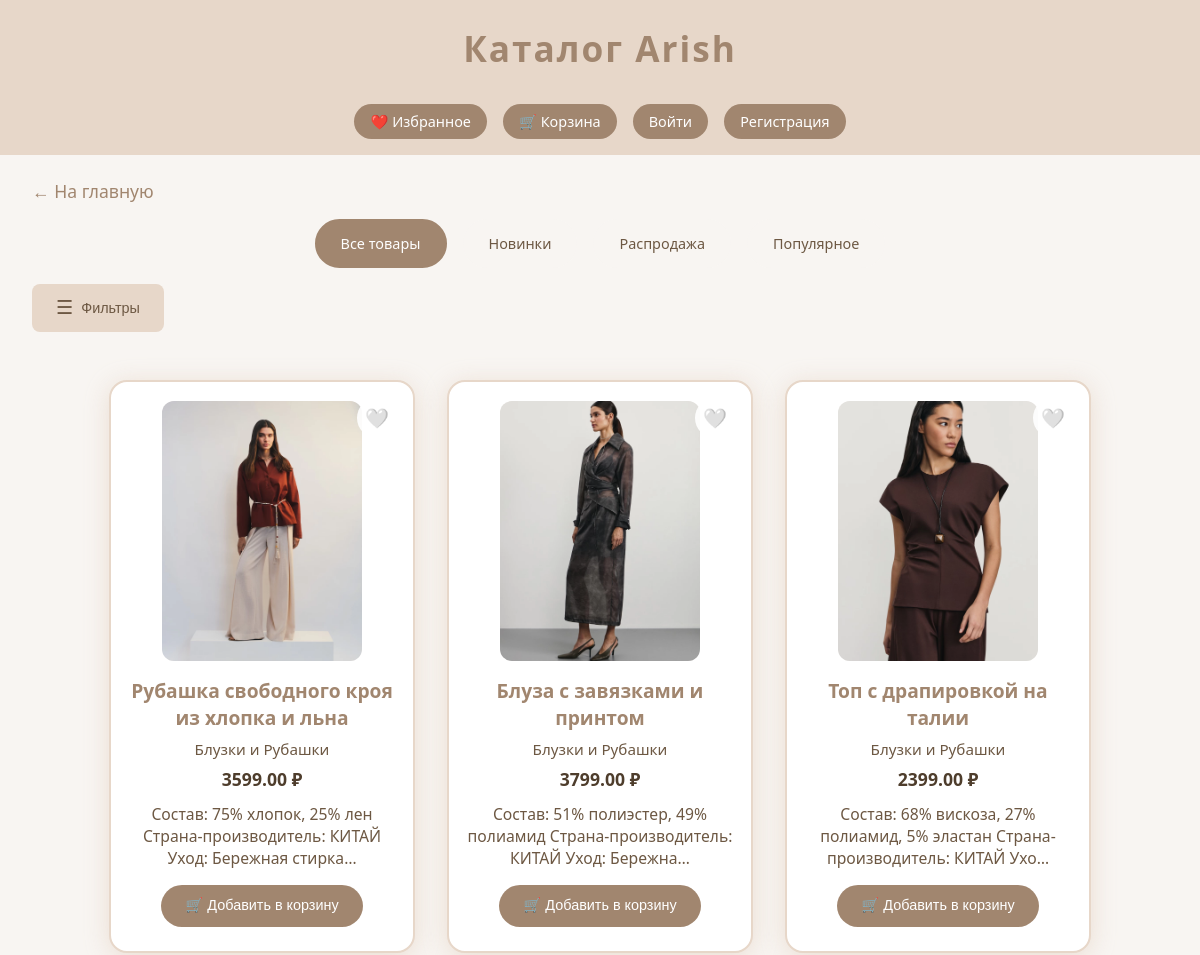
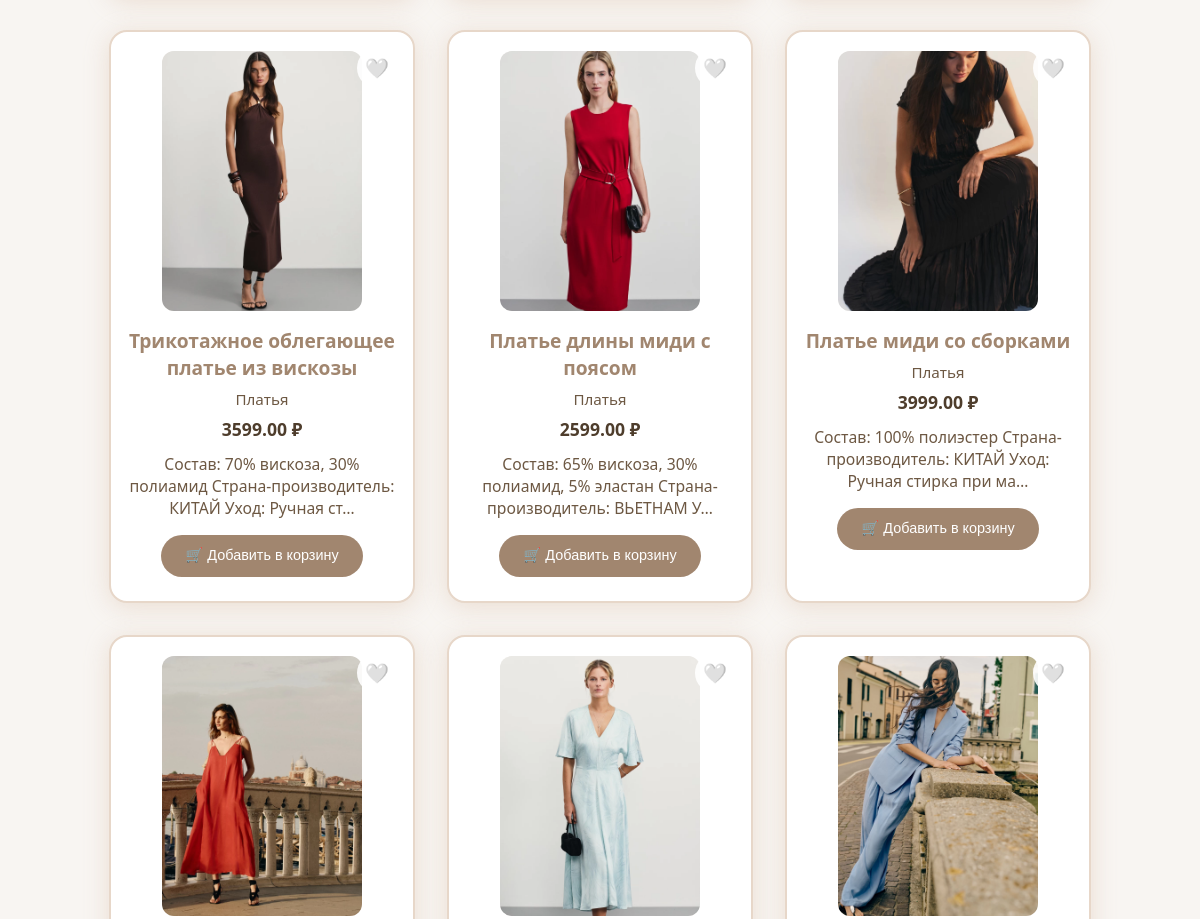
The page /shop/ (upper part) on the database as committed earlier (2 pictures, top to bottom).
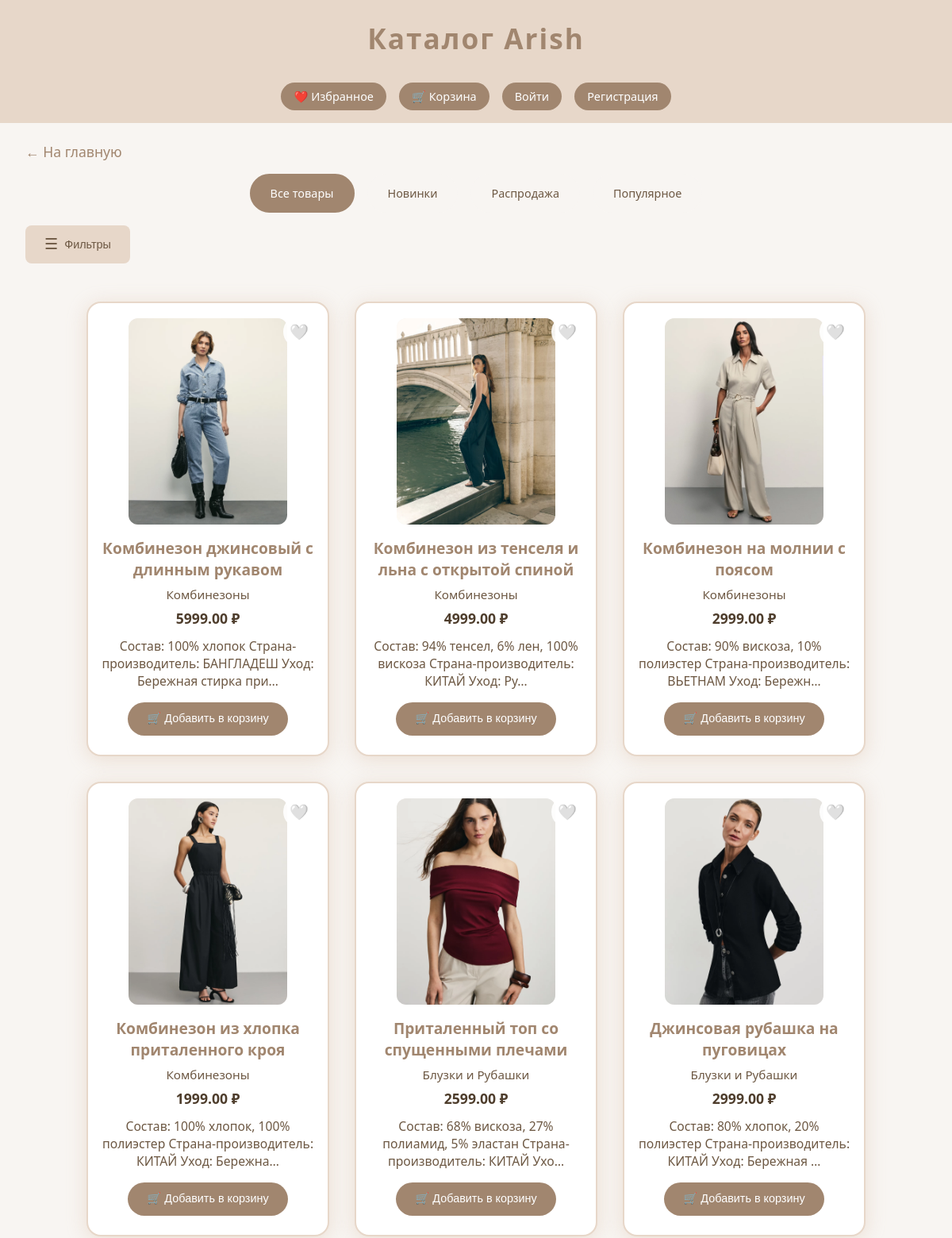
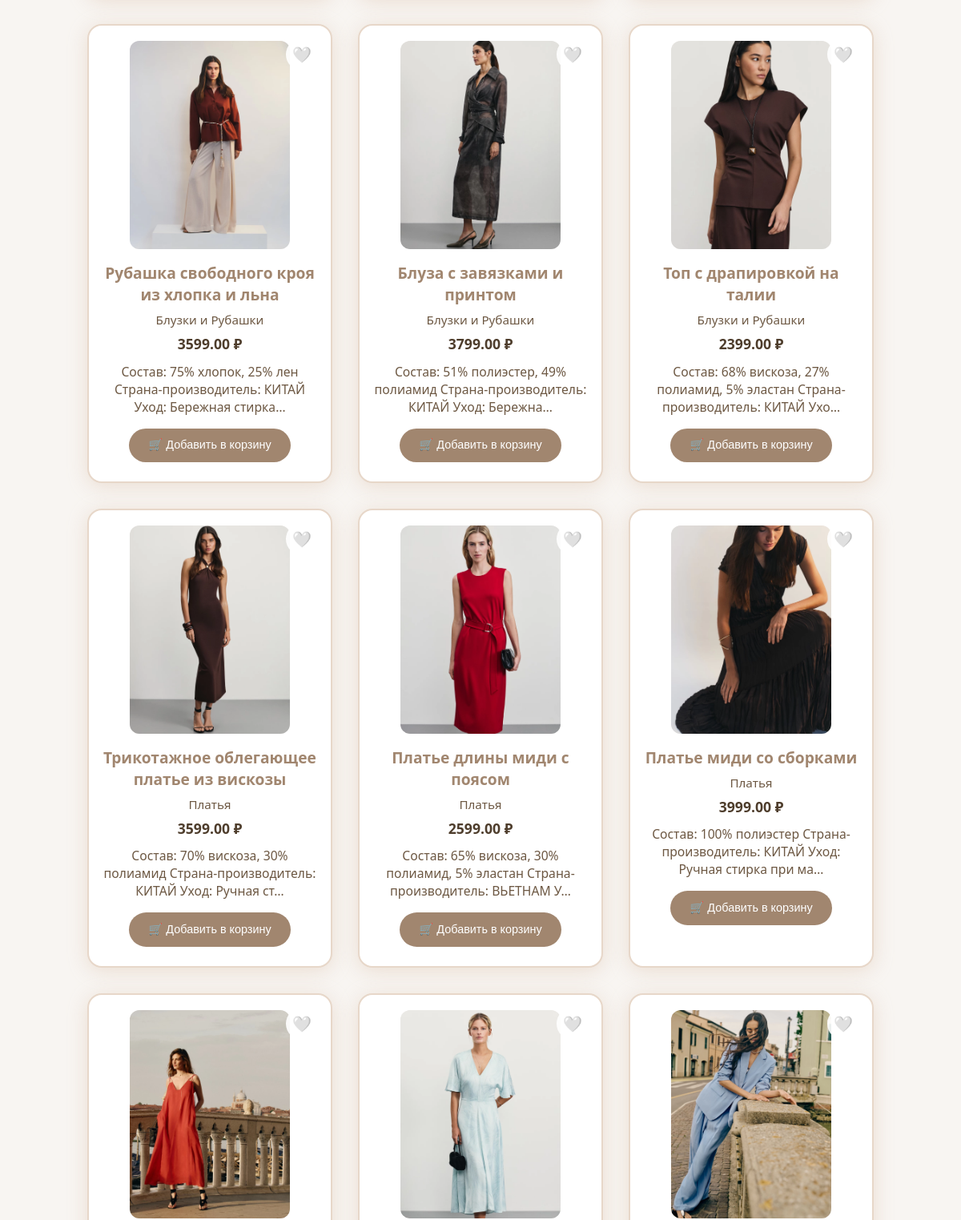
The same page on the database as committed later (2 pictures, top to bottom).
### shop/models.py (models this page shows, shortened)
class Product(models.Model):
    name = models.CharField('Название', max_length=120)
    description = models.TextField('Описание', blank=True)
    price = models.DecimalField('Цена', max_digits=8, decimal_places=2)
    old_price = models.DecimalField('Старая цена', max_digits=8, decimal_places=2, null=True, blank=True)
    image = models.ImageField('Изображение', upload_to='products/')
    category = models.CharField('Категория', max_length=60, blank=True)
    is_new = models.BooleanField('Новинка', default=False)
    is_popular = models.BooleanField('Популярное', default=False)
    is_sale = models.BooleanField('Распродажа', default=False)
    created_at = models.DateTimeField('Дата добавления', auto_now_add=True)

### shop/views.py (the view)
# urls.py: path('', views.product_list, name='product_list'),
def product_list(request):
    category = request.GET.get('category', '')
    search = request.GET.get('search', '')
    min_price = request.GET.get('min_price', '')
    max_price = request.GET.get('max_price', '')
    products = Product.objects.all()
    if category:
        products = products.filter(category__icontains=category)
    if search:
        products = products.filter(
            Q(name__icontains=search) |
            Q(description__icontains=search) |
            Q(category__icontains=search)
        )
    if min_price:
        try:
            products = products.filter(price__gte=float(min_price))
        except ValueError:
            pass
    if max_price:
        try:
            products = products.filter(price__lte=float(max_price))
        except ValueError:
            pass
    products = products.order_by('-created_at')
    categories = Product.objects.values_list('category', flat=True).distinct().exclude(category='')
    cart_items = []
    cart_total = 0
    if request.session.session_key:
        cart_items = CartItem.objects.filter(session_key=request.session.session_key)
        cart_total = sum(item.get_total_price() for item in cart_items)
    favorites = []
    if request.user.is_authenticated:
        favorites = Favorite.objects.filter(user=request.user).values_list('product_id', flat=True)
    elif request.session.session_key:
        favorites = Favorite.objects.filter(session_key=request.session.session_key).values_list('product_id', flat=True)
    context = {
        'products': products,
        'categories': categories,
        'cart_items': cart_items,
        'cart_total': cart_total,
        'cart_count': len(cart_items),
        'favorites': favorites,
        'favorites_count': len(favorites),
        'filters': {
            'category': category,
            'search': search,
            'min_price': min_price,
            'max_price': max_price,
        }
    }
    return render(request, 'shop/product_list.html', context)

### shop/templates/shop/product_list.html (shortened to what this page needs)
<!DOCTYPE html>
<html lang="ru">
<head>
</head>
<body>
    <div class="header">
        {% if section_title %}
            {{ section_title }} — Arish
        {% else %}
            Каталог Arish
        {% endif %}
    </div>
    <div class="header-controls">
        <a href="{% url 'favorites' %}" class="header-link">
            ❤️ Избранное
        </a>
        <a href="{% url 'cart' %}" class="header-link">
            🛒 Корзина
        </a>
        <a href="{% url 'login' %}" class="header-link">Войти</a>
        <a href="{% url 'register' %}" class="header-link">Регистрация</a>
    </div>
    <a href="/" class="back-link">← На главную</a>
    <div class="section-nav">
        <a href="{% url 'product_list' %}" class="section-nav-link {% if not section_title %}active{% endif %}">Все товары</a>
        <a href="{% url 'new_products' %}" class="section-nav-link {% if section_title == 'Новинки' %}active{% endif %}">Новинки</a>
        <a href="{% url 'sale_products' %}" class="section-nav-link {% if section_title == 'Распродажа' %}active{% endif %}">Распродажа</a>
        <a href="{% url 'popular_products' %}" class="section-nav-link {% if section_title == 'Популярное' %}active{% endif %}">Популярное</a>
    </div>
    <button class="filters-toggle" onclick="toggleFilters()">
        <span class="hamburger-icon">☰</span>
        <span class="toggle-text">Фильтры</span>
    </button>
    <div class="catalog">
        {% for product in products %}
        <div class="product-card" onclick="openProduct({{ product.id }})">
            <button class="favorite-btn {% if product.id in favorites %}active{% endif %}"
                    onclick="event.stopPropagation(); toggleFavorite({{ product.id }}, this)">
                {% if product.id in favorites %}❤️{% else %}🤍{% endif %}
            </button>
            {% if product.image %}
                <img src="{{ product.image.url }}" alt="{{ product.name }}" class="product-img">
            {% else %}
                <div class="product-img" style="display:flex;align-items:center;justify-content:center;color:#ccc;">Нет фото</div>
            {% endif %}
            <div class="product-title">{{ product.name }}</div>
            <div class="product-category">{{ product.category }}</div>
            <div class="product-price">
                {% if product.old_price and product.old_price > product.price %}
                    <span class="old-price">{{ product.old_price }} ₽</span>
                    <span class="current-price">{{ product.price }} ₽</span>
                    <span class="discount-badge">-{{ product.discount_percent }}%</span>
                {% else %}
                    {{ product.price }} ₽
                {% endif %}
            </div>
            <div class="product-desc">{{ product.description|truncatechars:80 }}</div>
            <form method="post" action="{% url 'add_to_cart' product.id %}" class="add-to-cart-form" onclick="event.stopPropagation();">
                <button type="submit" class="add-to-cart-btn">🛒 Добавить в корзину</button>
            </form>
        </div>
        {% endfor %}
    </div>
</body>
</html>

### shop/templates/shop/product_list.html (style rules this page uses)
body { margin: 0; font-family: 'Segoe UI', Arial, sans-serif; background: #f8f5f2; color: #4e3d2c; }
.header { background: #e7d7c9; padding: 1.5rem 0 1rem 0; text-align: center; font-size: 2.2rem; font-weight: bold; color: #a1866f; letter-spacing: 2px; position: relative; }
.header-controls { background: #e7d7c9; padding: 1rem 2rem; display: flex; gap: 1rem; align-items: center; justify-content: center; flex-wrap: wrap; }
.header-link { background: #a1866f; color: white; padding: 0.5rem 1rem; border-radius: 25px; text-decoration: none; font-size: 0.9rem; transition: background 0.2s; }
.filters-toggle { background: #e7d7c9; color: #6d5843; border: none; padding: 0.8rem 1.5rem; border-radius: 8px; font-size: 0.9rem; cursor: pointer; transition: all 0.2s; margin: 1rem 2rem; display: flex; align-items: center; gap: 0.5rem; }
.hamburger-icon { font-size: 1.2rem; }
.catalog { display: flex; flex-wrap: wrap; gap: 2rem; justify-content: center; padding: 2rem 1rem 3rem 1rem; }
.product-card { background: #fff; border-radius: 18px; box-shadow: 0 4px 24px #e7d7c9cc; border: 2px solid #e7d7c9; width: 270px; display: flex; flex-direction: column; align-items: center; padding: 1.2rem 1rem 1.5rem 1rem; transition: transform 0.2s, box-shadow 0.2s; position: relative; cursor: pointer; }
.favorite-btn { position: absolute; top: 1rem; right: 1rem; background: rgba(255, 255, 255, 0.9); border: none; border-radius: 50%; width: 40px; height: 40px; cursor: pointer; font-size: 1.2rem; transition: all 0.2s; display: flex; align-items: center; justify-content: center; z-index: 10; }
.favorite-btn:not(.active) { color: #ccc; }
.product-img { width: 200px; height: 260px; object-fit: cover; border-radius: 12px; margin-bottom: 1rem; background: #f8f5f2; }
.product-title { font-size: 1.2rem; font-weight: 600; color: #a1866f; margin-bottom: 0.5rem; text-align: center; }
.product-category { font-size: 0.95rem; color: #6d5843; margin-bottom: 0.5rem; }
.product-price { font-size: 1.1rem; color: #4e3d2c; font-weight: bold; margin-bottom: 0.7rem; display: flex; flex-direction: column; align-items: center; gap: 0.3rem; }
.product-desc { font-size: 0.98rem; color: #6d5843; text-align: center; margin-bottom: 1rem; }
.add-to-cart-btn { background: #a1866f; color: white; border: none; padding: 0.8rem 1.5rem; border-radius: 25px; font-size: 0.9rem; cursor: pointer; transition: all 0.2s; width: 100%; }
.back-link { display: inline-block; margin: 1.5rem 0 0 2rem; color: #a1866f; text-decoration: none; font-size: 1.1rem; transition: color 0.2s; }
.section-nav { display: flex; justify-content: center; gap: 1rem; margin: 1rem 2rem; flex-wrap: wrap; }
.section-nav-link { background: #f8f5f2; color: #6d5843; padding: 0.8rem 1.5rem; border-radius: 25px; text-decoration: none; font-size: 0.9rem; transition: all 0.3s; border: 2px solid transparent; }
.section-nav-link.active { background: #a1866f; color: white; border-color: #a1866f; }

Rows that differ between the two databases and show on the page:
added Product: image (picture), name "Комбинезон джинсовый с длинным рукавом", category "Комбинезоны", price "5999.00", description "Состав: 100% хлопок Страна-производитель: БАНГЛАДЕШ Уход: Бережная стирка при…"
added Product: image (picture), name "Комбинезон из тенселя и льна с открытой спиной", category "Комбинезоны", price "4999.00", description "Состав: 94% тенсел, 6% лен, 100% вискоза Страна-производитель: КИТАЙ Уход: Ру…"
added Product: image (picture), name "Комбинезон на молнии с поясом", category "Комбинезоны", price "2999.00", description "Состав: 90% вискоза, 10% полиэстер Страна-производитель: ВЬЕТНАМ Уход: Бережн…"
added Product: image (picture), name "Комбинезон из хлопка приталенного кроя", category "Комбинезоны", price "1999.00", description "Состав: 100% хлопок, 100% полиэстер Страна-производитель: КИТАЙ Уход: Бережна…"
added Product: image (picture), name "Приталенный топ со спущенными плечами", category "Блузки и Рубашки", price "2599.00", description "Состав: 68% вискоза, 27% полиамид, 5% эластан Страна-производитель: КИТАЙ Ухо…"
added Product: image (picture), name "Джинсовая рубашка на пуговицах", category "Блузки и Рубашки", price "2999.00", description "Состав: 80% хлопок, 20% полиэстер Страна-производитель: КИТАЙ Уход: Бережная …"
